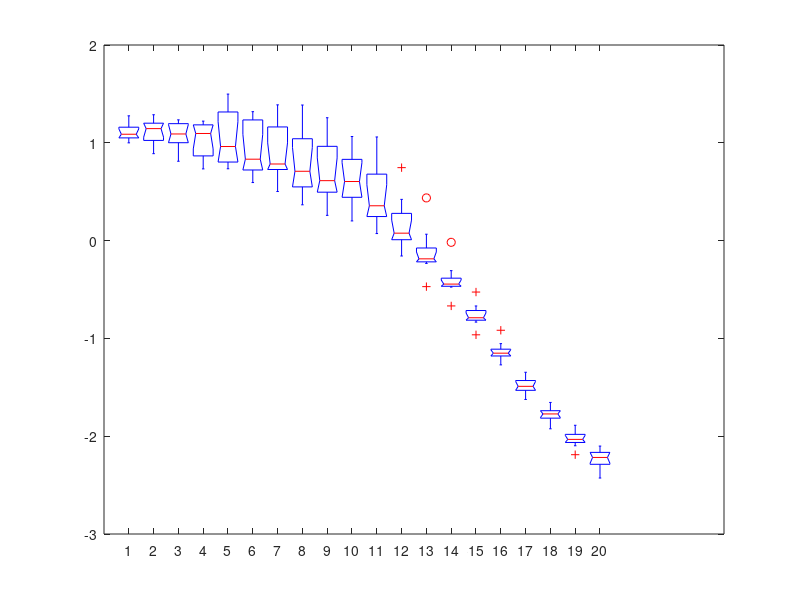
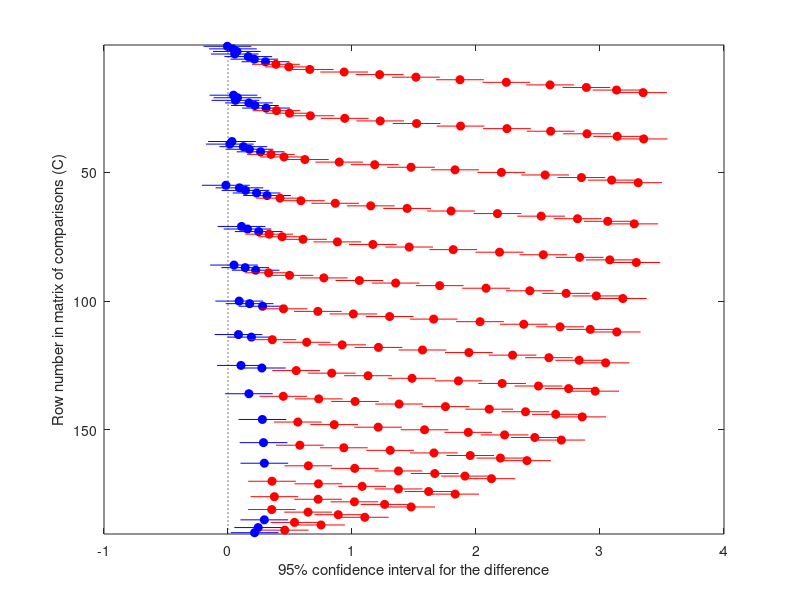
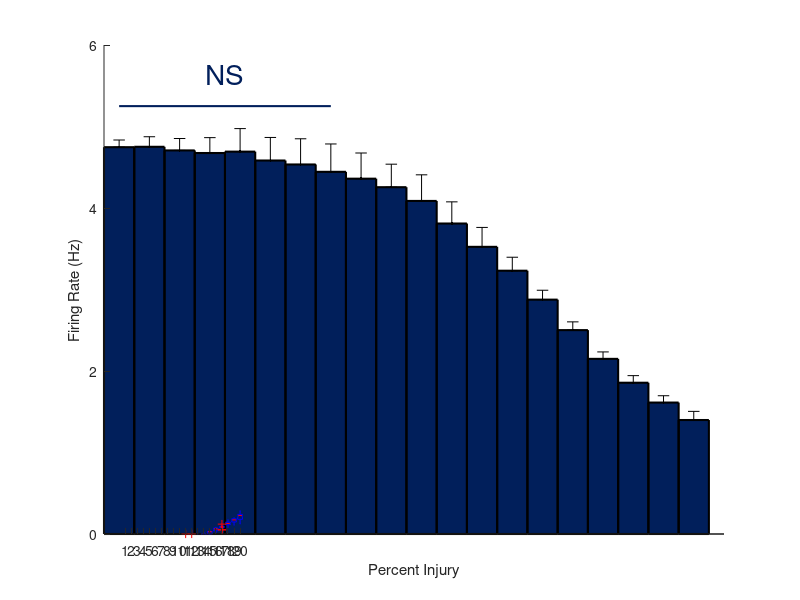
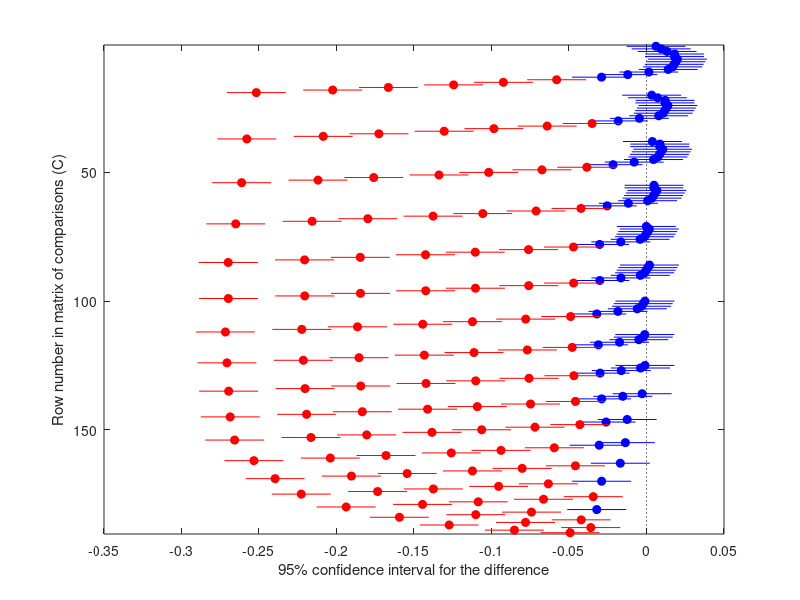

The MATLAB script that drew these images, in order:
%% A

load('A')
YInjured=FRMat/60/5;

% Is it different than baseline? 
[p,tbl,stats] = anova1(YInjured);
c=multcompare(stats);



figure
bar(0:5:95,mean(YInjured),'barwidth',1,'facecolor',[1 31 91]/255,'linewidth',1.5)
hold on
errorbar(0:5:95,mean(YInjured),zeros(1,20),std(YInjured),'k.')
K=max([mean(YInjured)+std(YInjured);mean(YInjured)+std(YInjured)]);
M=0:5:95;
plot([0 35],[5.25 5.25],'linewidth',1.5,'color',[1 31 91]/255)
text(35/2, 5.25*1.075,'NS','HorizontalAlignment','center','fontsize',20,'color',[1 31 91]/255)
xlim([-2.5 100])
ylim([0 6])
set(gca,'XTick',[0:25:100])
set(gca,'YTick',[0:2:6])
box off
xlabel('Percent Injury')
ylabel('Firing Rate (Hz)')



%% COV



[p,tbl,stats] = anova1(COVMat);
c=multcompare(stats);
% 70 is first sig

figure
bar(0:5:95,mean(COVMat)*100,'barwidth',1,'facecolor',[1 31 91]/255,'linewidth',1.5)
hold on
errorbar(0:5:95,mean(COVMat)*100,zeros(1,20),std(COVMat)*100,'k.')
K=max([mean(COVMat)*100+std(COVMat)*100;mean(COVMat)*100+std(COVMat)*100]);
M=0:5:95;
plot([0 70],[1 1]*100,'linewidth',1.5,'color',[1 31 91]/255)
text(70/2, 1*1.075*100,'NS','HorizontalAlignment','center','fontsize',20,'color',[1 31 91]/255)
xlim([-2.5 100])
ylim([0 1.5]*100)
set(gca,'XTick',[0:25:100])
set(gca,'YTick',[0:.25:1.5]*100)
box off
xlabel('Percent Injury')
ylabel('CoV ISI (%)')
%% C-E
load('C')

% Is it different than baseline? 
[p,tbl,stats] = anova1(NumPeaksMat);
c=multcompare(stats);
% 10% first sig

% Is it different than baseline? 
[p,tbl,stats] = anova1(PeaksMat);
c=multcompare(stats);
% 10% first sig

% Is it different than baseline?
[p,tbl,stats] = anova1(WidthsMat);
c=multcompare(stats);
% 60% first sig

figure
scatter(0:5:95,mean(NumPeaksMat)./5/60,ones(1,20)*100,'filled','markerfacecolor',[1 31 91]/255)
hold on
errorbar(0:5:95,mean(NumPeaksMat)./5/60,std(NumPeaksMat)./5/60,'.k')
plot([0 5],[14 14],'k','linewidth',1.5,'color',[1 31 91]/255)
text(5/2, 14*1.075,'NS','HorizontalAlignment','center','fontsize',20,'color',[1 31 91]/255)
set(gca,'xtick',0:25:100)
xlim([-2.5 100])
ylim([-1 15])
xlabel('Percent Injury')
ylabel('Frequency (Oscillation / sec)')
plot([80 80],[-3 15],'--','linewidth',1.5,'color',[1 31 91]/255)
box off


figure
scatter(0:5:95,mean(PeaksMat)/20,ones(1,20)*100,'filled','markerfacecolor',[1 31 91]/255)
hold on
errorbar(0:5:95,mean(PeaksMat)/20,std(PeaksMat)/20,'.k')
plot([0 5],[.09 .09],'linewidth',1.5,'color',[1 31 91]/255)
text(5/2, .09*1.075,'NS','HorizontalAlignment','center','fontsize',20,'color',[1 31 91]/255)
set(gca,'xtick',0:25:100)
xlim([-2.5 100])
ylim([-.007 .1])
xlabel('Percent Injury')
ylabel('Magnitude (Fraction)')
box off


figure
scatter(0:5:95,mean(WidthsMat)*1000,ones(1,20)*100,'filled','markerfacecolor',[1 31 91]/255)
hold on
errorbar(0:5:95,mean(WidthsMat)*1000,std(WidthsMat)*1000,'.k')
plot([0 55],[23 23],'k','linewidth',1.5,'color',[1 31 91]/255)
text(55/2, 23*1.075,'NS','HorizontalAlignment','center','fontsize',20,'color',[1 31 91]/255)
set(gca,'xtick',0:25:100)
xlim([-2.5 100])
ylim([-1 25])
xlabel('Percent Injury')
ylabel('FWHM (msec)')
box off

